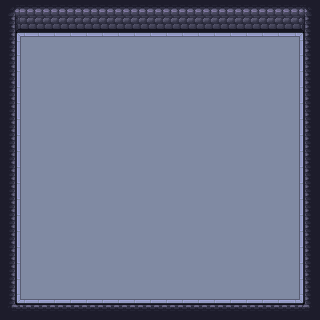

Rendered tile map (Tiled .tmx) drawn with the repository's tilesets; below, a short description and the full map source, tile grids included:
An orthogonal 20x20 tile map with 16x16 px tiles, 1 tile layer (Calque de Tuiles 1), 2 tilesets.

<map version="1.10" tiledversion="1.10.2" orientation="orthogonal" renderorder="left-up" width="20" height="20" tilewidth="16" tileheight="16" infinite="0" nextlayerid="2" nextobjectid="1">
 <editorsettings>
  <export target="sans titre..csv" format="csv" />
 </editorsettings>
 <tileset firstgid="1" source="Floor.tsx" />
 <tileset firstgid="17" source="Wall.tsx" />
 <layer id="1" name="Calque de Tuiles 1" width="20" height="20">
  <data encoding="csv">
17,18,19,19,19,19,19,19,19,19,19,19,19,19,19,19,19,19,20,21,
23,30,31,31,31,31,31,31,31,31,31,31,31,31,31,31,31,31,32,27,
23,1,2,2,2,2,2,2,2,2,2,2,2,2,2,2,2,2,3,27,
23,5,6,6,6,6,6,6,6,6,6,6,6,6,6,6,6,6,7,27,
23,5,6,6,6,6,6,6,6,6,6,6,6,6,6,6,6,6,7,27,
23,5,6,6,6,6,6,6,6,6,6,6,6,6,6,6,6,6,7,27,
23,5,6,6,6,6,6,6,6,6,6,6,6,6,6,6,6,6,7,27,
23,5,6,6,6,6,6,6,6,6,6,6,6,6,6,6,6,6,7,27,
23,5,6,6,6,6,6,6,6,6,6,6,6,6,6,6,6,6,7,27,
23,5,6,6,6,6,6,6,6,6,6,6,6,6,6,6,6,6,7,27,
23,5,6,6,6,6,6,6,6,6,6,6,6,6,6,6,6,6,7,27,
23,5,6,6,6,6,6,6,6,6,6,6,6,6,6,6,6,6,7,27,
23,5,6,6,6,6,6,6,6,6,6,6,6,6,6,6,6,6,7,27,
23,5,6,6,6,6,6,6,6,6,6,6,6,6,6,6,6,6,7,27,
23,5,6,6,6,6,6,6,6,6,6,6,6,6,6,6,6,6,7,27,
23,5,6,6,6,6,6,6,6,6,6,6,6,6,6,6,6,6,7,27,
23,5,6,6,6,6,6,6,6,6,6,6,6,6,6,6,6,6,7,27,
23,5,6,6,6,6,6,6,6,6,6,6,6,6,6,6,6,6,7,27,
29,9,10,10,10,10,10,10,10,10,10,10,10,10,10,10,10,10,11,33,
35,36,37,37,37,37,37,37,37,37,37,37,37,37,37,37,37,37,38,39
</data>
 </layer>
</map>
